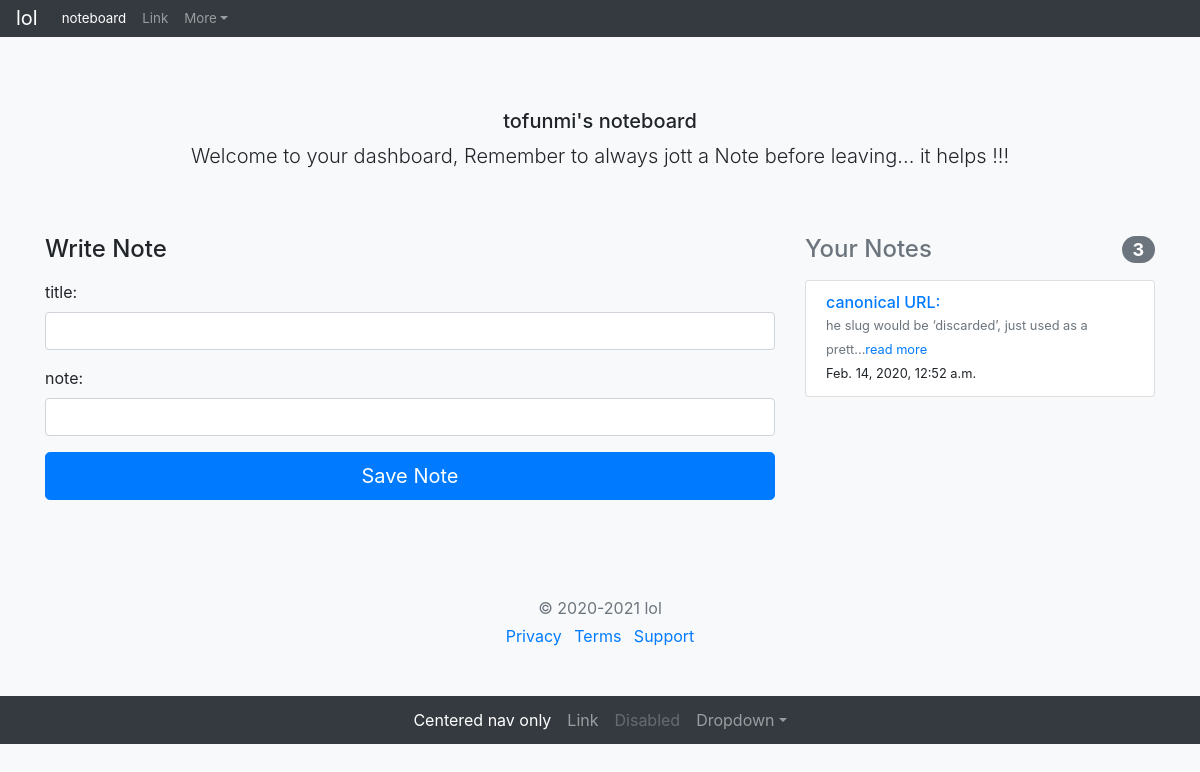
Before: /tofunmi/ (signed in) with the older database file.
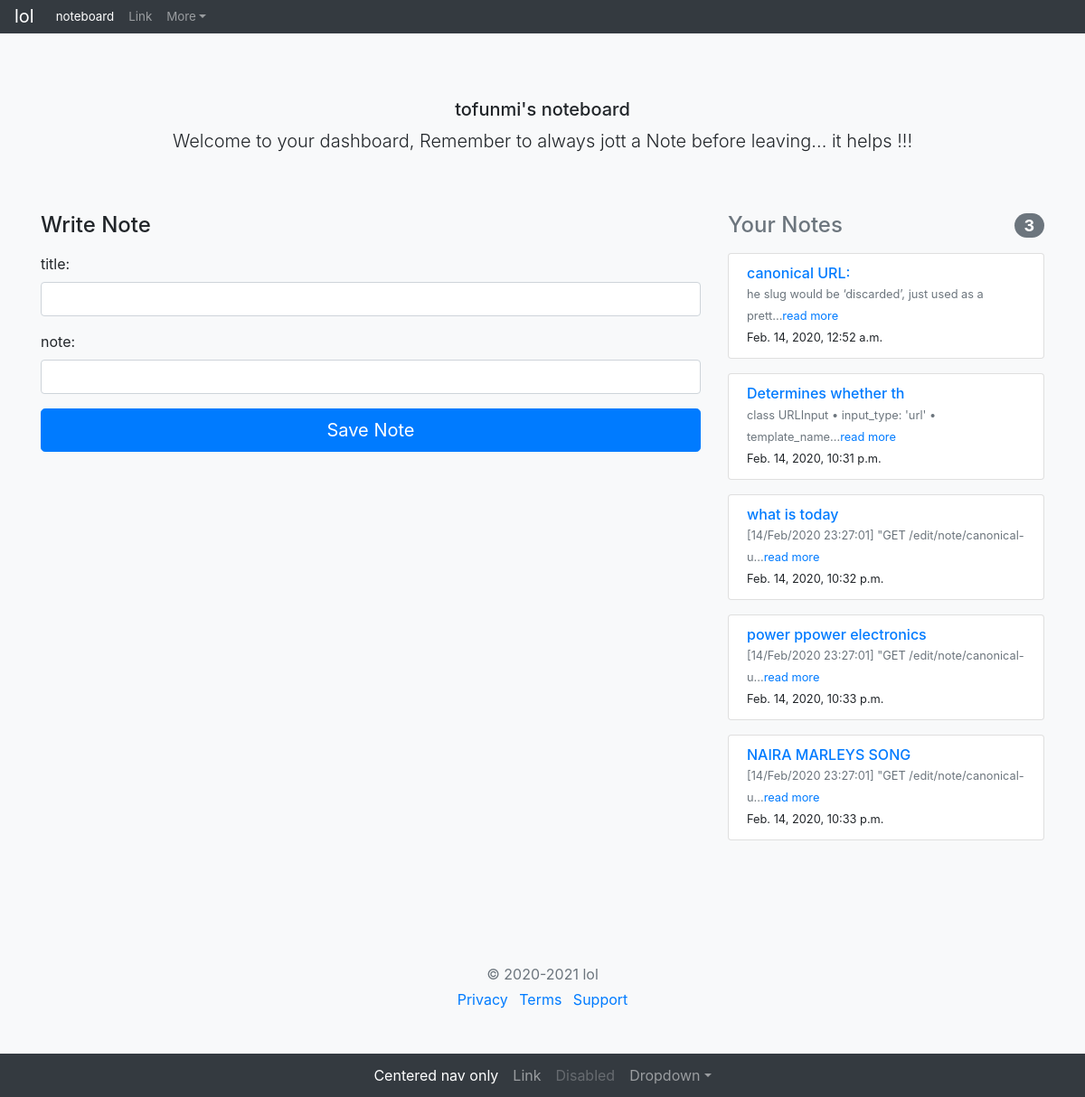
After: the same page with the newer database file.
### todo/models.py (models this page shows, shortened)
class Note(models.Model):
    owner = models.ForeignKey(User, on_delete = models.CASCADE)
    title = models.CharField(max_length=50)
    note = models.TextField()
    date = models.DateTimeField(auto_now_add=True)
    slug = models.SlugField(
        default='',
        editable=False,
    )

### todo/views.py (the view)
# urls.py: path('<str:username>/', home, name='home' ),
@login_required
def home(request, username):
    current_user = request.user #for the url, in other to pick the current user
    username=current_user.username #for the url, in other to pick the current users username
    note = Note.objects.filter(owner=current_user)#to get the notes of only the current user
    if request.method == 'POST':
        form = Note_form(request.POST)
        if form.is_valid():
            new_note = form.save(commit=False)
            new_note.owner = current_user
            new_note.date = datetime.datetime.now()
            new_note.save()
            return HttpResponseRedirect(reverse('notes:home', kwargs={'username':username}))
    else:
        form=Note_form()
    context = {'current_user':current_user, 'note':note, 'form':form}
    return render(request,'dashboard.html',context)

### todo/forms.py
class Note_form(forms.ModelForm):
    title = forms.CharField(label='title', widget=forms.TextInput(attrs={'class':'form-control'}))
    note = forms.CharField(label='note', widget=forms.TextInput(attrs={'class':'form-control'}))
    class Meta:
        model = Note
        fields = ['title','note']

### templates/dashboard.html (shortened to what this page needs)
{% extends 'base.html' %}
{% load staticfiles %}
{% block body %}
<body class="bg-light">
        <div class="container">
          <div class="py-5 text-center">
            <h5>{{current_user.username}}'s noteboard</h5>
            <p class="lead">Welcome to your dashboard, Remember to always jott a Note before leaving... it helps !!!</p>
          </div>
          <div class="row">
            <div class="col-md-4 order-md-2 mb-4">
              <h4 class="d-flex justify-content-between align-items-center mb-3">
                <span class="text-muted">Your Notes</span>
                <span class="badge badge-secondary badge-pill">3</span>
              </h4>
              {% for mynotes in note %}
              <ul class="list-group mb-3">
                <li class="list-group-item d-flex justify-content-between lh-condensed">
                  <div>
                    <h6 class="my-0"><a  href="{% url 'notes:note_detail' mynotes.slug mynotes.pk %}">{{ mynotes.title }}</a></h6>
                    <small class="text-muted">{{ mynotes.note|slice:":50" }}...<a href="{% url 'notes:edit_note' mynotes.slug mynotes.pk %}">read more</a></small><br>
                    <small>{{ mynotes.date }}</small>
                  </div>
                </li>
              </ul>
              {% endfor %}
            </div>
            <div class="col-md-8 order-md-1">
              <h4 class="mb-3">Write Note</h4>
              <form method="POST">
                    {% for field in form %}
                    <div class="form-group">
                        {{ field.label_tag }}
                        {{ field }}
                    </div>
                    {% endfor %}
                <button class="btn btn-primary btn-lg btn-block" type="submit">Save Note</button>
              </form>
            </div>
          </div>
          <footer class="my-5 pt-5 text-muted text-center text-small">
            <p class="mb-1">© 2020-2021 lol</p>
            <ul class="list-inline">
              <li class="list-inline-item"><a href="#">Privacy</a></li>
              <li class="list-inline-item"><a href="#">Terms</a></li>
              <li class="list-inline-item"><a href="#">Support</a></li>
            </ul>
          </footer>
        </div>
    </body>
{% endblock body %}

Changed rows visible on the page:
added Note: title "Determines whether th", note "class URLInput • input_type: 'url' • template_name", date "Feb. 14, 2020, 10:31 p.m."
added Note: title "what is today", note "[14/Feb/2020 23:27:01] \"GET /edit/note/canonical-u", date "Feb. 14, 2020, 10:32 p.m."
added Note: title "power ppower electronics", note "[14/Feb/2020 23:27:01] \"GET /edit/note/canonical-u", date "Feb. 14, 2020, 10:33 p.m."
added Note: title "NAIRA MARLEYS SONG", note "[14/Feb/2020 23:27:01] \"GET /edit/note/canonical-u", date "Feb. 14, 2020, 10:33 p.m."
